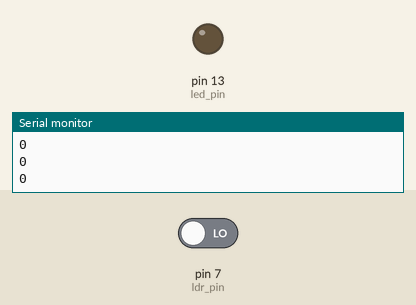
This sketch was run on a simulated Arduino Uno, built with avr-gcc and run on an emulated ATmega328P. Shown: output pins drawn as LEDs (lit = HIGH), the last lines printed to the serial monitor. Inputs (shaded band) come from the test bench; at power-on: pin 7 (ldr_pin) LOW.

Above: at 1.2 s.
1.3 s: pin 7 (ldr_pin) driven HIGH
At 2.2 s:
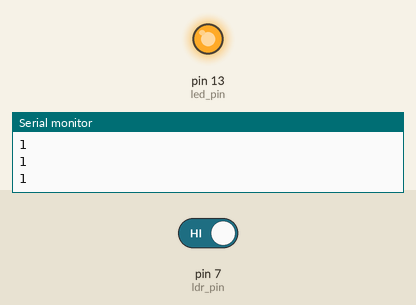
2.8 s: pin 7 (ldr_pin) driven LOW
At 3.4 s:
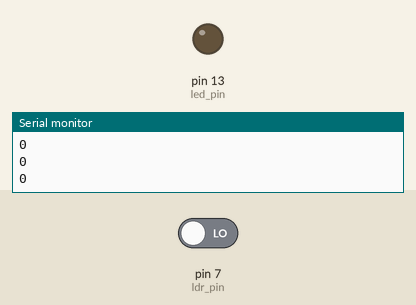
Timing chart, 0 to 5.8 s (numbered marks = the images above; inputs shaded):
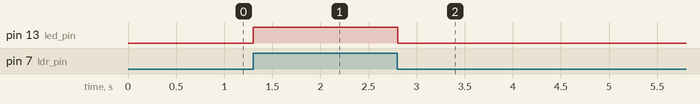

Measured:
- after the input at 1.3 s, pin 13 (led_pin): LOW → HIGH at once
- after the input at 2.8 s, pin 13 (led_pin): HIGH → LOW at once

The sketch:

code1.ino
```cpp
const int ldr_pin = 7;
const int led_pin = 13;
void setup() {
  // put your setup code here, to run once:
    pinMode(ldr_pin,INPUT);
    pinMode(led_pin,OUTPUT);
    Serial.begin(9600);
}

void loop() {
  // put your main code here, to run repeatedly:
   if( digitalRead( ldr_pin ) == 1){
      digitalWrite( led_pin,HIGH);
   }
   else{
      digitalWrite( led_pin , LOW);
   }

   Serial.println( digitalRead( ldr_pin ));
   delay(100);
}
```
